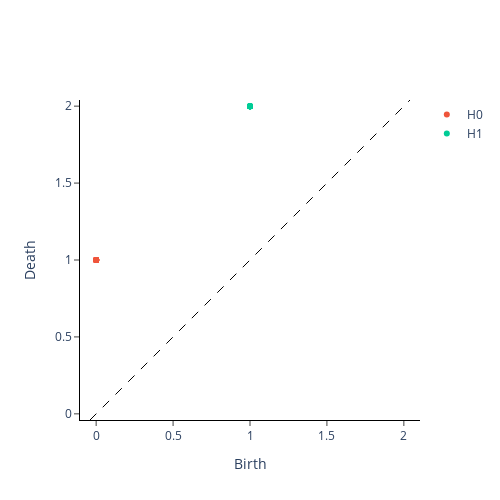

Notebook code for this chart:
### Code cell
#Random d-regular graph
X_ggd = GraphGeodesicDistance(directed=False, unweighted=True).fit_transform([M_KR_und])
diagram_VR_KR = VietorisRipsPersistence(metric="precomputed").fit_transform_plot(X_ggd);

### Figure 1 — Plotly figure (JSON) as saved in the notebook; plotly's stock layout.template omitted (floating-point values rounded to 4 significant figures)
{"data": [{"hoverinfo": "none", "line": {"color": "black", "dash": "dash", "width": 1}, "mode": "lines", "showlegend": false, "type": "scatter", "x": [-0.04, 2.04], "y": [-0.04, 2.04]}, {"hoverinfo": "text", "hovertext": ["(0.0, 1.0), multiplicity: 19", "(0.0, 1.0), multiplicity: 19", "(0.0, 1.0), multiplicity: 19", "(0.0, 1.0), multiplicity: 19", "(0.0, 1.0), multiplicity: 19", "(0.0, 1.0), multiplicity: 19", "(0.0, 1.0), multiplicity: 19", "(0.0, 1.0), multiplicity: 19", "(0.0, 1.0), multiplicity: 19", "(0.0, 1.0), multiplicity: 19", "(0.0, 1.0), multiplicity: 19", "(0.0, 1.0), multiplicity: 19", "(0.0, 1.0), multiplicity: 19", "(0.0, 1.0), multiplicity: 19", "(0.0, 1.0), multiplicity: 19", "(0.0, 1.0), multiplicity: 19", "(0.0, 1.0), multiplicity: 19", "(0.0, 1.0), multiplicity: 19", "(0.0, 1.0), multiplicity: 19"], "mode": "markers", "name": "H0", "type": "scatter", "x": [0, 0, 0, 0, 0, 0, 0, 0, 0, 0, 0, 0, 0, 0, 0, 0, 0, 0, 0], "y": [1, 1, 1, 1, 1, 1, 1, 1, 1, 1, 1, 1, 1, 1, 1, 1, 1, 1, 1]}, {"hoverinfo": "text", "hovertext": ["(1.0, 2.0), multiplicity: 18", "(1.0, 2.0), multiplicity: 18", "(1.0, 2.0), multiplicity: 18", "(1.0, 2.0), multiplicity: 18", "(1.0, 2.0), multiplicity: 18", "(1.0, 2.0), multiplicity: 18", "(1.0, 2.0), multiplicity: 18", "(1.0, 2.0), multiplicity: 18", "(1.0, 2.0), multiplicity: 18", "(1.0, 2.0), multiplicity: 18", "(1.0, 2.0), multiplicity: 18", "(1.0, 2.0), multiplicity: 18", "(1.0, 2.0), multiplicity: 18", "(1.0, 2.0), multiplicity: 18", "(1.0, 2.0), multiplicity: 18", "(1.0, 2.0), multiplicity: 18", "(1.0, 2.0), multiplicity: 18", "(1.0, 2.0), multiplicity: 18"], "mode": "markers", "name": "H1", "type": "scatter", "x": [1, 1, 1, 1, 1, 1, 1, 1, 1, 1, 1, 1, 1, 1, 1, 1, 1, 1], "y": [2, 2, 2, 2, 2, 2, 2, 2, 2, 2, 2, 2, 2, 2, 2, 2, 2, 2]}], "layout": {"height": 500, "plot_bgcolor": "white", "width": 500, "xaxis": {"autorange": false, "exponentformat": "e", "linecolor": "black", "linewidth": 1, "mirror": false, "range": [-0.04, 2.04], "showexponent": "all", "showline": true, "side": "bottom", "ticks": "outside", "title": {"text": "Birth"}, "type": "linear", "zeroline": true}, "yaxis": {"autorange": false, "exponentformat": "e", "linecolor": "black", "linewidth": 1, "mirror": false, "range": [-0.04, 2.04], "scaleanchor": "x", "scaleratio": 1, "showexponent": "all", "showline": true, "side": "left", "ticks": "outside", "title": {"text": "Death"}, "type": "linear", "zeroline": true}}}
